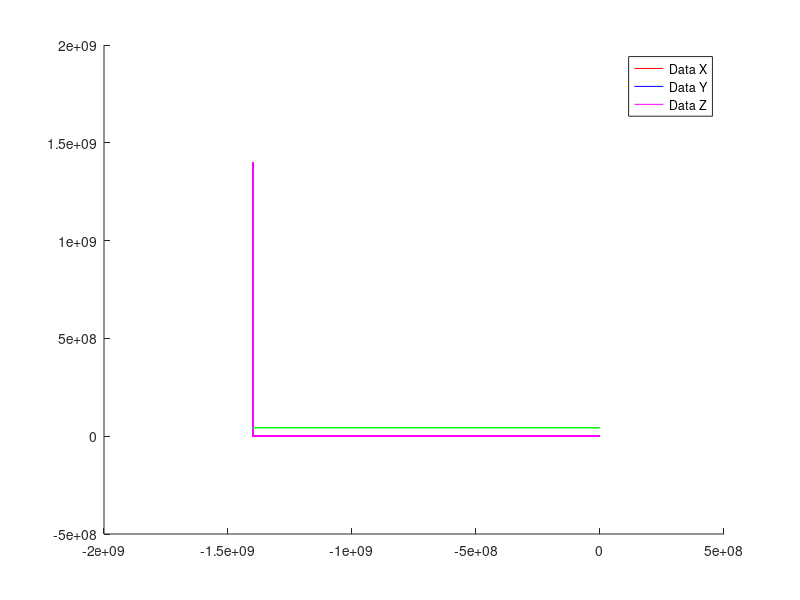
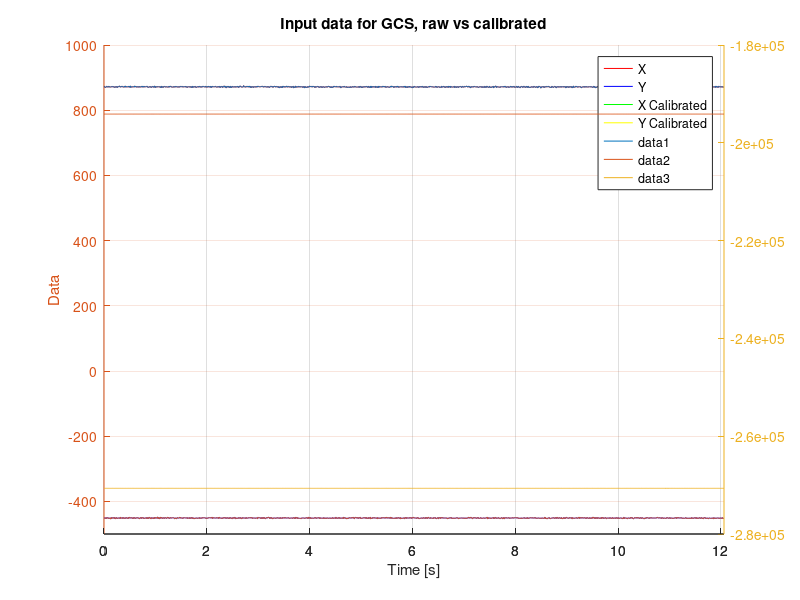
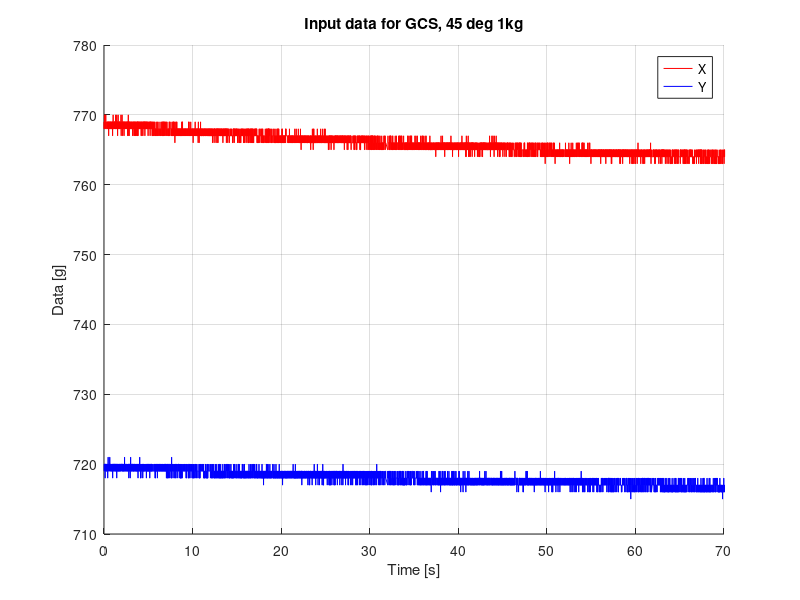
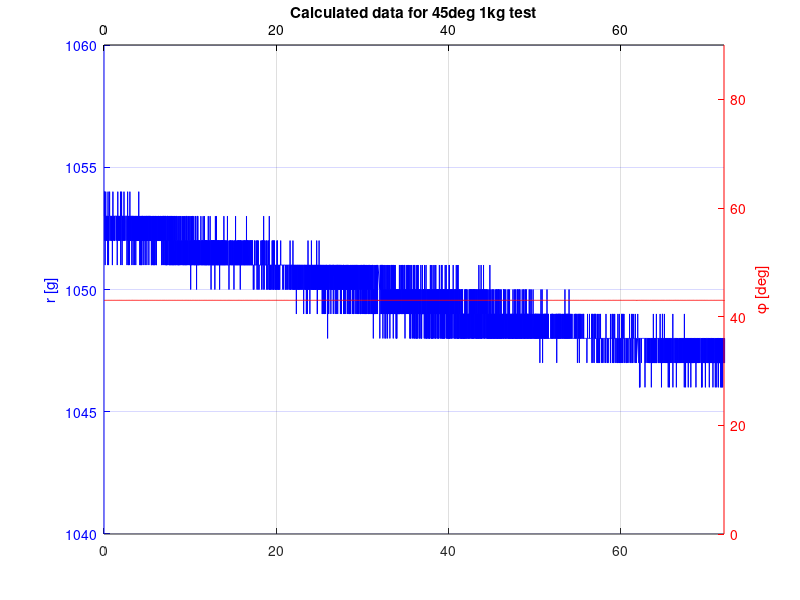

These charts were generated, in order, by the following MATLAB code:
%% GROUND CONTROL STATION
% Do the calculations as ground control
clear all;
close all;

% CALIBRATION METODE
% Calibrate X loadcell
% Get data with no load in positiv x direction
file = fopen('rhdlog_noload.txt');
C1 = textscan(file, '%f %f %f %f %f %f %f %f %f %f %f %f %f %f %f %f %f %f %f %f %f %f %f %f %f %f %f %f %f %f %f %f %f ','Delimiter',' ','HeaderLines',20);
fclose(file);

% timevector
t_calib = cell2mat(C1(:,1))';
offset = t_calib(1);
for i = 1:length(t_calib)
    t_calib(i) = t_calib(i)-offset;
end

dataX = cell2mat(C1(:,4));
%dataX = dataX./100;

% Mean X value
X_mean = mean(dataX);
Xoffset = X_mean;


dataY = cell2mat(C1(:,3));
%dataY = dataY./100;

% Mean Y value
Y_mean = mean(dataY);
Yoffset = Y_mean;

dataZ = cell2mat(C1(:,5));
%dataZ = dataZ./100;

% Mean Z value
Z_mean = mean(dataZ);
Zoffset = Z_mean;

hold on;
plot(t_calib,dataX,'r');
plot(t_calib,dataY,'b');
plot(t_calib,dataY,'m');
plot([0 t_calib(end)],[Xoffset Xoffset],'g');
plot([0 t_calib(end)],[Yoffset Yoffset],'g');
plot([0 t_calib(end)],[Zoffset Zoffset],'g');
legend('Data X','Data Y','Data Z');

hold off;

%% Get data with load in positive x direction
load = 500; % [gram]
file = fopen('rhdlog_xload.txt');
C2 = textscan(file, '%f %f %f %f %f %f %f %f %f %f %f %f %f %f %f %f %f %f %f %f %f %f %f %f %f %f %f %f %f %f %f %f %f ','Delimiter',' ','HeaderLines',20);
fclose(file);

dataXload = cell2mat(C2(:,4));
X_Load_mean = mean(dataXload);

Kx = load/(X_Load_mean-Xoffset);

%%
% Calibration Y loadcell

% Get data with load in positive x direction
load = 500; % [gram]
file = fopen('rhdlog_yload.txt');
C3 = textscan(file, '%f %f %f %f %f %f %f %f %f %f %f %f %f %f %f %f %f %f %f %f %f %f %f %f %f %f %f %f %f %f %f %f %f ','Delimiter',' ','HeaderLines',20);
fclose(file);

dataYload = cell2mat(C3(:,3));
Y_Load_mean = mean(dataYload);

Ky = load/(Y_Load_mean-Yoffset);

%%
% Calibration Z loadcell

% Get data with load in positive x direction
load = 1000; % [gram]
file = fopen('rhdlog_zload.txt');
C4 = textscan(file, '%f %f %f %f %f %f %f %f %f %f %f %f %f %f %f %f %f %f %f %f %f %f %f %f %f %f %f %f %f %f %f %f %f ','Delimiter',' ','HeaderLines',20);
fclose(file);

dataZload = cell2mat(C4(:,5));
Z_Load_mean = mean(dataZload);

Kz = load/(Z_Load_mean-Zoffset);

%% LOAD data and run calibration filter
%clear all;
close all;

% Calibration constants
%Xoffset = 0.161557079467527;
%Kx  = -4.271835679197036e+03;
%Yoffset = -6.665272445220089e+02;
%Ky = 20.245607413860206;
%Xoffset = -439.2251;
%Kx  = 0.5;
%Yoffset = -666;
%Ky = -1;


file = fopen('rhdlog.txt');
C = textscan(file, '%f %f %f %f %f %f %f %f %f %f %f %f %f %f %f %f %f %f %f %f %f %f %f %f %f %f %f %f %f %f %f %f %f %f %f %f %f %f','Delimiter',' ','HeaderLines',25);
fclose(file);

% timevector
t = cell2mat(C(:,1))';
offset = t(1);
for i = 1:length(t)
    t(i) = t(i)-offset;
end

Ts = t(:,2)-t(:,1);
Fs = 1/Ts;

dataX = cell2mat(C(:,3)');

for i = 1:length(dataX)
    dataXcalib(i) = Kx*(dataX(i)-Xoffset);
end

dataY = cell2mat(C(:,4)');

for i = 1:length(dataY)
    dataYcalib(i) = Ky*(dataY(i)-Yoffset);
end

figure;
hold on;
plot(t,dataX,'red');
plot(t,dataY,'blue');
plot(t,dataXcalib,'green');
plot(t,dataYcalib,'yellow');
xlabel('Time [s]');
ylabel('Data');
xlim([0 12]);
ylim([-500 1000]);
title('Input data for GCS, raw vs calibrated');

legend('X','Y','X Calibrated','Y Calibrated');
grid on;
hold off;

mean(dataXcalib)
%%
hold on;
[ax1,p1,p2] = plotyy(t,dataX,t,dataXcalib,'plot');
[ax11,p11,p22] = plotyy(t,dataY,t,dataYcalib,'plot');
hold off;

%% 45 deg 1 kg test
close all; 

file = fopen('rhdlog_45deg1kg.txt');
C = textscan(file, '%f %f %f %f %f %f %f %f %f %f %f %f %f %f %f %f %f %f %f %f %f %f %f %f %f %f %f %f %f %f %f %f %f %f %f %f %f %f','Delimiter',' ','HeaderLines',25);
fclose(file);

% timevector
t = cell2mat(C(:,1))';
offset = t(1);
for i = 1:length(t)
    t(i) = t(i)-offset;
end

Ts = t(:,2)-t(:,1);
Fs = 1/Ts;

dataX = cell2mat(C(:,11)');

dataY = cell2mat(C(:,12)');

dataR = cell2mat(C(:,25)');
dataPhi = cell2mat(C(:,24)');

figure;
hold on;
plot(t,dataX,'red');
plot(t,dataY,'blue');
xlabel('Time [s]');
ylabel('Data [g]');
xlim([0 70]);
ylim([710 780]);
title('Input data for GCS, 45 deg 1kg');
legend('X','Y');
grid on;
hold off;

close all;
figure;
hold on;
ax1 = gca;

plot(t,dataR,'Color','b');
ax2 = axes('Position',get(ax1,'Position'),...
       'XAxisLocation','top',...
       'YAxisLocation','right',...
       'Color','none',...
       'XColor','k','YColor','r');
linkaxes([ax1 ax2],'x');
hold on;
plot(t,dataPhi,'Parent',ax2,'Color','r');
set(ax1,'YColor','b');
ylabel(ax1,'r [g]');
ylabel(ax2,'\phi [deg]');
ylim(ax1,[1040 1060]);
ylim(ax2,[0 90]);
xlim([0 72]);
grid(ax1, 'on');
%grid(ax2,'off');
title('Calculated data for 45deg 1kg test');
hold off;

%% 45 deg Theta 1kg
close all;

file = fopen('rhdlog_45degTheta1kg.txt');
C = textscan(file, '%f %f %f %f %f %f %f %f %f %f %f %f %f %f %f %f %f %f %f %f %f %f %f %f %f %f %f %f %f %f %f %f %f %f %f %f %f %f','Delimiter',' ','HeaderLines',25);
fclose(file);

% timevector
t = cell2mat(C(:,1))';
offset = t(1);
for i = 1:length(t)
    t(i) = t(i)-offset;
end

Ts = t(:,2)-t(:,1);
Fs = 1/Ts;

dataR = cell2mat(C(:,25)');

figure;
hold on;
plot(t,dataR,'b');
plot([0 t(end)],[1000*cosd(45) 1000*cosd(45)],'r');
legend('Messured','Exspected');
ylim([690 710]);
xlim([0 60]);
grid on;
hold off;

%% 45 deg theta 1kg with cable

close all;

file = fopen('rhdlog_45degTheta1kg.txt');
C = textscan(file, '%f %f %f %f %f %f %f %f %f %f %f %f %f %f %f %f %f %f %f %f %f %f %f %f %f %f %f %f %f %f %f %f %f %f %f %f %f %f','Delimiter',' ','HeaderLines',25);
fclose(file);
file = fopen('rhdlog_45degTheta1kgCable.txt');
C2 = textscan(file, '%f %f %f %f %f %f %f %f %f %f %f %f %f %f %f %f %f %f %f %f %f %f %f %f %f %f %f %f %f %f %f %f %f %f %f %f %f %f','Delimiter',' ','HeaderLines',25);
fclose(file);

% timevector
t = cell2mat(C(:,1))';
offset = t(1);
for i = 1:length(t)
    t(i) = t(i)-offset;
end

% timevector
t2 = cell2mat(C2(:,1))';
offset = t2(1);
for i = 1:length(t2)
    t2(i) = t2(i)-offset;
end

Ts = t(:,2)-t(:,1);
Fs = 1/Ts;

dataR = cell2mat(C(:,25)');
dataRCable = cell2mat(C2(:,25)');

figure;
hold on;
plot(t,dataR,'b');
plot(t2,dataRCable,'g');
plot([0 t(end)],[1000*cosd(45) 1000*cosd(45)],'r');
legend('Direct','Cable','Exspected');
ylim([690 740]);
xlim([0 50]);
grid on;
hold off;

%% 0 deg Theta 1kg Cable

close all;

file = fopen('rhdlog_0degTheta1kgCable.txt');
C = textscan(file, '%f %f %f %f %f %f %f %f %f %f %f %f %f %f %f %f %f %f %f %f %f %f %f %f %f %f %f %f %f %f %f %f %f %f %f %f %f %f','Delimiter',' ','HeaderLines',25);
fclose(file);

% timevector
t = cell2mat(C(:,1))';
offset = t(1);
for i = 1:length(t)
    t(i) = t(i)-offset;
end

Ts = t(:,2)-t(:,1);
Fs = 1/Ts;

dataR = cell2mat(C(:,25)');

figure;
hold on;
plot(t,dataR,'b');
plot([0 t(end)],[1000 1000],'r');
legend('Messured','Exspected');
ylim([990 1030]);
xlim([0 40]);
grid on;
hold off;